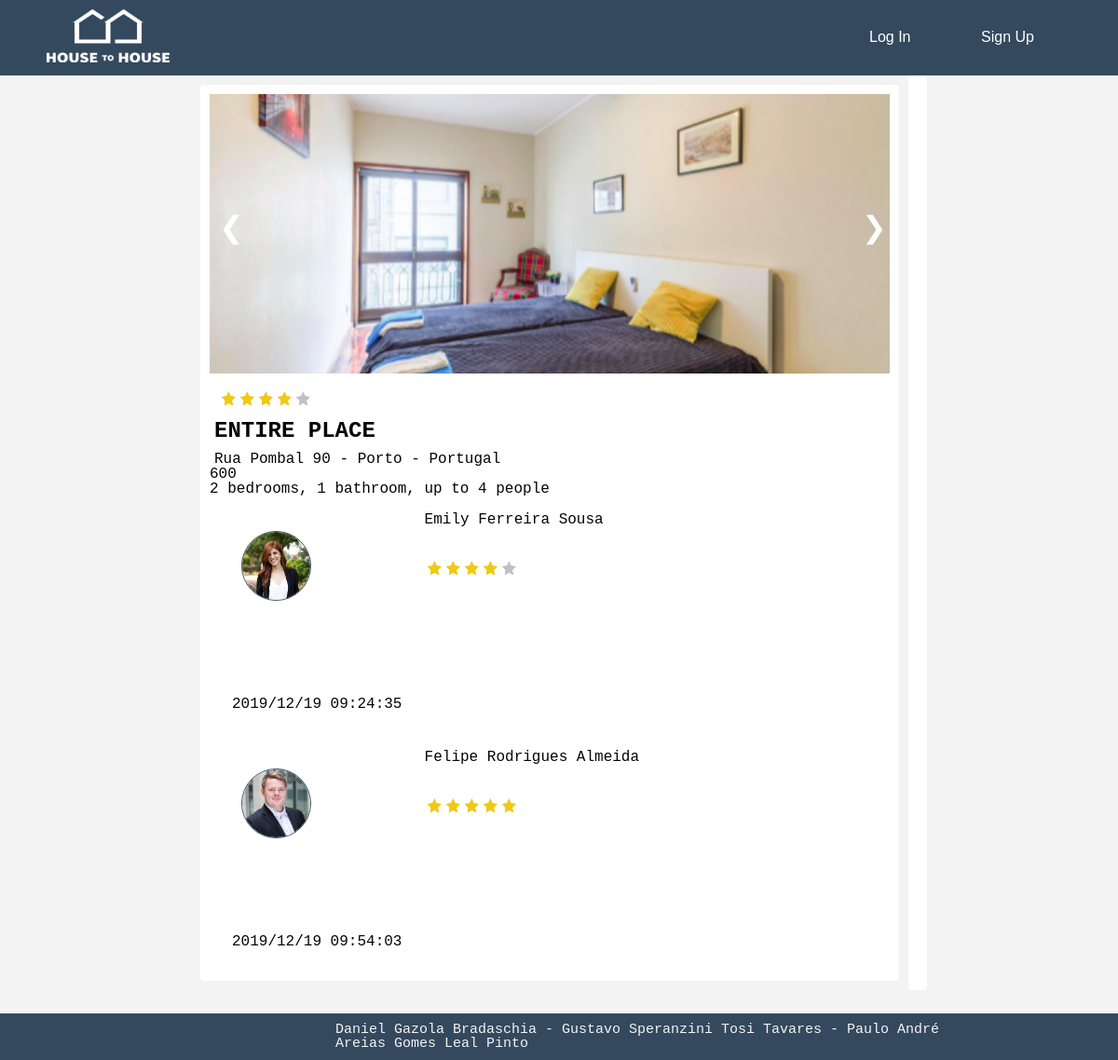
The page /pages/place.php?id=2 on the database its author committed.
### tables this page shows
CREATE TABLE PHOTO (
    idPhoto INTEGER PRIMARY KEY,
    idProperty   INTEGER REFERENCES PROPERTY (idProperty),
    uploadDate DATE,
    name TEXT,
    photo BLOB
);

CREATE TABLE PROPERTY (
    idProperty INTEGER PRIMARY KEY,
    idOwner INTEGER REFERENCES USER (idUser),
    address TEXT,
    title TEXT,
    price FLOAT,
    description TEXT,
    rate NUMERIC
);

CREATE TABLE REVIEWS(
    idReviews INTEGER PRIMARY KEY,
    idProperty INTEGER REFERENCES PROPERTY (idProperty),
    idUser INTEGER REFERENCES USER (idUser),
    title TEXT,
    userRate INTEGER,
    text TEXT,
    likes INTEGER,
    date DATE
);

CREATE TABLE USER(
    idUser INTEGER PRIMARY KEY,
    name TEXT NOT NULL,
    password TEXT NOT NULL,
    email TEXT NOT NULL UNIQUE,
    gender CHAR CHECK (gender == 'F' OR gender == 'f' OR gender == 'M' OR gender == 'm'),
    birthdate DATE,
    cellphone INTEGER,
    profilePicture BLOB,
    type TEXT CHECK (type == 'Owner' OR type == 'Tourist')
);

### dbActions/user.php (called while the page is built, shortened)
<?php
include_once('config.php');
function getUserNameById($idUser){
    global $db;
    $statement = $db->prepare('SELECT email FROM USER WHERE idUser = ? ');
    $statement->execute([$idUser]);
    return $statement->fetch()['email'];
}
function getUserInfoByUserName($email,$info){
    global $db;
    $statement = $db->prepare('SELECT * FROM USER WHERE email = ? ');
    $statement->execute([$email]);
    return $statement->fetch()[$info];
}
function getUserPhoto($email){
    global $db;
    $statement = $db->prepare('SELECT profilePicture FROM USER WHERE email = ?');
    $statement->execute([$email]);
    return $statement->fetch()['profilePicture'];
}

### pages/place.php (the view, shortened to what this page needs)
    <!DOCTYPE html>
    <?php
    include_once "header.php";
    include_once "../dbActions/placeUtils.php";
    include_once "../dbActions/user.php";
    include_once "../dbActions/reviewUtils.php";
    $id = $_GET["id"];
    $userId = "";
    $namePlace = getPropertyInfoById($id, 'title');
    $location = getPropertyInfoById($id, 'address');
    $description = getPropertyInfoById($id, 'description');
    $rating = getPropertyInfoById($id, 'rate');
    $price = getPropertyInfoById($id, 'price');
    ?>
    <div class="placePage">
        <div class="main">
            <div class="container">
                <div class="album">
                    <div id="photos">
                         <?php $var = getPlacePhotos($id);
                        echo '</div>';
                        if ($var) {
                            echo '<a class="arrowLeft" onclick="plusDivs(-1)">&#10094;</a>';
                            echo '<a class="arrowRight" onclick="plusDivs(+1)">&#10095;</a>';
                        }
                        ?>
                    </div>
                    <?php printStarsRating($rating)?>
                    <p id="placeName"><?php echo $namePlace ?></p>
                    <p id="placeLocation"><?php echo $location ?></p>
                    <p id="placePrice"><?php echo $price ?></p>
                    <p id="placeDescription"><?php echo $description ?></p>
                    <div class="reviews">
                        <?php
                        getPlaceReviews($id, getIdByUserName($userId));
                        ?>
                    </div>
                </div>
            </div>
            <div class="container">
            </div>
        </div>
<?php
include_once "footer.php";
?>

### pages/header.php (shortened to what this page needs)
<?php
include_once "../dbActions/user.php";
?>
<html lang="en">
<head>
	<link rel="stylesheet" href="../assets/font-awesome/css/font-awesome.min.css">
    <link rel="stylesheet" href="../css/reset.css">
    <link rel="stylesheet" href="../css/style.css">
    <link rel="stylesheet" href="//code.jquery.com/ui/1.12.1/themes/base/jquery-ui.css">
     <div class="header">
        <div class="header-left-icon">
            <img class="logo" src="../assets/logo4.png" onclick="location.href='index.php'">
        </div>
        <div class="header-right">
            <div class="header-login">
                <?php
                if (isset($_SESSION['login-user'])) {
                    $name = getUserInfoByUserName($_SESSION['login-user'], 'name');
                    echo '<button class="login-button" onclick="location.href=\'profile.php\'" type="button">' . $name . '</button>';
                    echo '<a class="createAccount-button" href="../dbActions/logout.php">Logout</a>';
                } else {
                    echo '<button class="login-button" id="btnCreateAccount" onclick="visibleLogin()">Log In</button>';
                    echo ' <button class="createAccount-button" id="btnCreateAccount" onclick="visibleCreateAcc()">Sign Up</button>';
                }
                ?>
            </div>
        </div>
    </div>
</head>

### dbActions/placeUtils.php (shortened to what this page needs)
<?php
include_once('rentUtils.php');
function getPropertyInfoById($idProperty, $info)
{
    global $db;
    $statement = $db->prepare('SELECT * FROM PROPERTY WHERE idProperty = ? ');
    $statement->execute([$idProperty]);
    return $statement->fetch()[$info];
}
function getPlacePhotos($id)
{
    global $db;
    $stmt = $db->prepare('SELECT * FROM PHOTO WHERE idProperty=?');
    $stmt->execute([$id]);
    $ret = false;
    while ($row = $stmt->fetch()) {
        echo '<img class="mySlides" src=' . $row['photo'] . ' hidden="hidden">';
        $ret = true;
    }
    return $ret;
}
function isPlaceOwner($userId, $placeId)
{
    global $db;
    $statement = $db->prepare('SELECT idOwner FROM PROPERTY WHERE idProperty = ? ');
    return false;
}
function printStarsRating($stars)
{
    $i = 1;
    $j = 1;
    $temp = 5 - $stars;
    echo '<div class = "placeRatingStars">';
    for ($i; $i <= $stars; $i++) {
        echo '<div class = "star">' . '</div>';
    }
    for ($j; $j <= $temp; $j++) {
        echo '<div class = "blackStar">';
        echo '</div>';
    }
    echo '</div>';
    return true;
}

### dbActions/reviewUtils.php (shortened to what this page needs)
<?php
include_once('user.php');
include_once('config.php');
include_once('placeUtils.php');
function getPlaceReviews($idPlace, $idUser)
{
    global $db;
    $statement = $db->prepare('SELECT * FROM REVIEWS WHERE idProperty = ? ');
    $statement->execute([$idPlace]);
    while ($row = $statement->fetch())
    {
        $id = $row['idUser'];
        $userName = getUserNameById($id);
        $photoUser = "../assets/" . getUserPhoto($userName);
        $fullName = getUserInfoByUserName($userName, 'name');
        $htmlPhoto = '<img id="userPhotoReview" src=' . $photoUser . '>';
        echo '<div class="reviewContainer">';
            echo '<div class="reviewT">';
                echo '<div class="reviewPhoto">';
                echo $htmlPhoto;
                echo '</div>';
                echo '<div class="reviewTitle">';
                    echo '<div class="reviewTitleName">';
                    echo '<p>' . $fullName . '</p>';
                    echo '</div>';
                echo '</div>';
            echo '</div>';
            echo '<div class="reviewText">';
            echo '</div>';
            echo '<div class="reviewPhotos">';
            echo '</div>';
            echo '<div class="reviewDate">';
            echo '<p>' . $row['date'] . '</p>';
            echo '</div>';
        echo '</div>';
    }
    return true;
}
function getReviewPhotos($idRev)
{
    global $db;
    $statement = $db->prepare('SELECT * FROM REVIEWPHOTO WHERE idReview = ? ');
    $statement->execute([$idRev]);
    while ($row = $statement->fetch()) {
        $photoDir = $row['name'];
        echo "<img src=$photoDir onclick=\"window.open(this.src)\">";
    }
    return true;
}
?>

### pages/footer.php
<footer>
    <div class="footer">
        <p class="workdoneby">
            Daniel Gazola Bradaschia - Gustavo Speranzini Tosi Tavares - Paulo André Areias Gomes Leal Pinto
        </p>
    </div>
</footer>
</html>

### css/style.css (style rules this page uses)
*, *::after, *::before { box-sizing: border-box; }
html { font-size: 62.5%; }
a { color: #2e416a; text-decoration: none; }
.footer { background: #34495E; height: 50px; left: 0; right: 0; bottom: 0; position: relative; }
.footer .workdoneby { font-size: 1rem; font-family: "Andale Mono", monospace; color: #F3F3F3; padding-top: 10px; padding-left: 30%; padding-right: 15%; font-size: 15px; }
.header { display: flex; flex-wrap: wrap; justify-content: space-between; background: #34495E; height: 10%; padding: 0.5em 0; }
.header .header-left-icon { float: left; width: 125px; text-align: right; margin: 2px 10px; }
.header .logo { height: 1.5cm; width: 3.5cm; margin-left: 40px; }
.header .header-right { float: right; text-align: left; align-self: center; margin: 2px 10px; font-size: 1.6rem; font-family: "Andale Mono", monospace; color: #F3F3F3; position: relative; z-index: 2; }
.header .header-right .header-login { float: left; align-self: center; vertical-align: middle; text-align: center; }
.login-button { background-color: #34495E; border: none; color: #ffffff; text-align: center; text-decoration: none; display: inline-block; font-size: 16px; padding-right: 60px; }
.createAccount-button { background-color: #34495E; border: none; color: #ffffff; text-align: center; text-decoration: none; display: inline-block; font-size: 16px; padding-right: 20px; }
.placePage { display: flex; flex-wrap: wrap; -webkit-align-content: center; align-content: center; }
.placePage .container { margin-bottom: 1.6em; background-color: #ffffff; border-radius: 4px; padding: 10px 10px 10px 10px; }
.placePage .main { padding: 10px 10px 10px 10px; position: relative; min-width: 500px; width: 100%; }
.placePage .arrowRight { position: absolute; top: 150px; left: 720px; font-size: xx-large; color: white; cursor: pointer; }
.placePage .arrowLeft { position: absolute; top: 150px; left: 30px; font-size: xx-large; color: white; cursor: pointer; }
@media only screen and (min-width: 850px) { .placePage { display: flex; flex-wrap: nowrap; justify-content: center; } }
@media only screen and (min-width: 850px) { .placePage .main { max-width: 770px; min-width: 400px; float: left; } }
.mySlides { width: 100%; height: 300px; background-position: center; background-repeat: no-repeat; overflow: hidden; object-fit: cover; }
#placeName { font-family: "Andale Mono", monospace; padding-top: 10px; padding-left: 5px; font-size: x-large; font-weight: bold; }
#placeLocation { font-family: "Andale Mono", monospace; padding-top: 10px; padding-left: 5px; font-size: medium; }
#userPhotoReview { border-radius: 50%; width: 75px; height: 75px; display: block; margin: 20px; border: 1.5px solid #34495E; }
.reviewPhoto { position: relative; max-width: 100%; padding: 5px; }
.reviewContainer { min-width: 100%; display: flex; flex-wrap: nowrap; flex-direction: column; justify-content: center; padding: 4px; }
.reviewContainer .reviewPhoto { position: relative; width: auto; height: 50%; display: flex; flex-direction: row; flex-wrap: nowrap; padding: 13px 13px 13px 10px; float: left; }
.reviewContainer .reviewPhoto img { border-radius: 50%; width: auto; height: 80%; }
.reviewContainer .reviewT { min-width: 100%; align-items: center; }
.reviewContainer .reviewT .reviewTitle { position: relative; float: right; min-width: 70%; height: 100px; }
.reviewContainer .reviewT .reviewTitle .reviewTitleName { position: relative; width: 100%; height: 50%; display: flex; flex-direction: row; flex-wrap: nowrap; padding: 13px 13px 13px 10px; float: left; }
.reviewContainer .reviewText { padding: 5px 20px 5px 20px; }
.reviewContainer .reviewPhotos { padding: 20px; }
.reviewContainer .reviewDate { padding: 20px; }
.placeRatingStars { position: relative; width: 100%; height: 50%; display: flex; flex-direction: row; flex-wrap: nowrap; padding: 13px 13px 13px 10px; float: left; }
.star { width: 20px; height: 20px; background-image: url("../assets/starY.jpg"); background-position: center; background-size: cover; }
.blackStar { width: 20px; height: 20px; background-image: url("../assets/star.jpg"); background-position: center; background-size: cover; }

### rows shown on the page
photo: photo (picture)
property: rate 4 (drawn), title "ENTIRE PLACE", address "Rua Pombal 90 - Porto - Portugal", price "600", description "2 bedrooms, 1 bathroom, up to 4 people"
reviews: idUser.profilePicture (picture), idUser.name "Emily Ferreira Sousa", userRate 4 (drawn), date "2019/12/19 09:24:35"
reviews: idUser.profilePicture (picture), idUser.name "Felipe Rodrigues Almeida", userRate 5 (drawn), date "2019/12/19 09:54:03"
